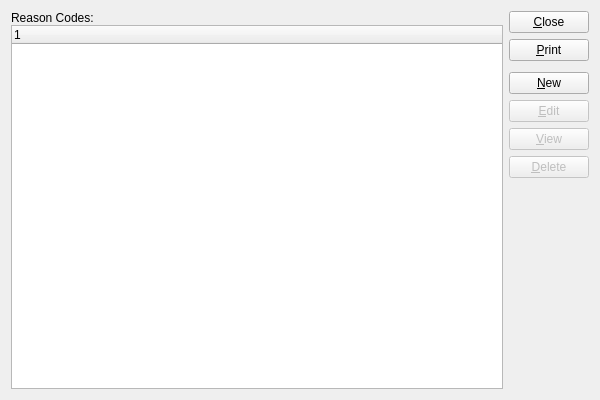
<?xml version="1.0" encoding="UTF-8"?>
<ui version="4.0">
 <comment>This file is part of the xTuple ERP: PostBooks Edition, a free and
open source Enterprise Resource Planning software suite,
Copyright (c) 1999-2011 by OpenMFG LLC, d/b/a xTuple.
It is licensed to you under the Common Public Attribution License
version 1.0, the full text of which (including xTuple-specific Exhibits)
is available at www.xtuple.com/CPAL.  By using this software, you agree
to be bound by its terms.</comment>
 <class>reasonCodes</class>
 <widget class="QWidget" name="reasonCodes">
  <property name="geometry">
   <rect>
    <x>0</x>
    <y>0</y>
    <width>600</width>
    <height>400</height>
   </rect>
  </property>
  <property name="windowTitle">
   <string>List Reason Codes</string>
  </property>
  <layout class="QGridLayout" name="gridLayout">
   <item row="0" column="0">
    <layout class="QVBoxLayout">
     <property name="spacing">
      <number>0</number>
     </property>
     <item>
      <widget class="QLabel" name="_reasonCodeLit">
       <property name="text">
        <string>Reason Codes:</string>
       </property>
      </widget>
     </item>
     <item>
      <widget class="XTreeWidget" name="_rsncode"/>
     </item>
    </layout>
   </item>
   <item row="0" column="1">
    <layout class="QVBoxLayout" name="verticalLayout">
     <item>
      <widget class="QPushButton" name="_close">
       <property name="text">
        <string>&amp;Close</string>
       </property>
      </widget>
     </item>
     <item>
      <widget class="QPushButton" name="_print">
       <property name="text">
        <string>&amp;Print</string>
       </property>
      </widget>
     </item>
     <item>
      <spacer name="verticalSpacer">
       <property name="orientation">
        <enum>Qt::Vertical</enum>
       </property>
       <property name="sizeType">
        <enum>QSizePolicy::Preferred</enum>
       </property>
       <property name="sizeHint" stdset="0">
        <size>
         <width>20</width>
         <height>5</height>
        </size>
       </property>
      </spacer>
     </item>
     <item>
      <widget class="QPushButton" name="_new">
       <property name="text">
        <string>&amp;New</string>
       </property>
      </widget>
     </item>
     <item>
      <widget class="QPushButton" name="_edit">
       <property name="enabled">
        <bool>false</bool>
       </property>
       <property name="text">
        <string>&amp;Edit</string>
       </property>
      </widget>
     </item>
     <item>
      <widget class="QPushButton" name="_view">
       <property name="enabled">
        <bool>false</bool>
       </property>
       <property name="text">
        <string>&amp;View</string>
       </property>
      </widget>
     </item>
     <item>
      <widget class="QPushButton" name="_delete">
       <property name="enabled">
        <bool>false</bool>
       </property>
       <property name="text">
        <string>&amp;Delete</string>
       </property>
      </widget>
     </item>
     <item>
      <spacer name="Spacer34">
       <property name="orientation">
        <enum>Qt::Vertical</enum>
       </property>
       <property name="sizeType">
        <enum>QSizePolicy::Expanding</enum>
       </property>
       <property name="sizeHint" stdset="0">
        <size>
         <width>20</width>
         <height>20</height>
        </size>
       </property>
      </spacer>
     </item>
    </layout>
   </item>
  </layout>
 </widget>
 <layoutdefault spacing="6" margin="11"/>
 <pixmapfunction>qPixmapFromMimeSource</pixmapfunction>
 <customwidgets>
  <customwidget>
   <class>XTreeWidget</class>
   <extends>QTreeWidget</extends>
   <header>xtreewidget.h</header>
  </customwidget>
 </customwidgets>
 <tabstops>
  <tabstop>_rsncode</tabstop>
  <tabstop>_new</tabstop>
  <tabstop>_edit</tabstop>
  <tabstop>_view</tabstop>
  <tabstop>_delete</tabstop>
  <tabstop>_print</tabstop>
  <tabstop>_close</tabstop>
 </tabstops>
 <includes>
  <include location="global">parameter.h</include>
 </includes>
 <resources/>
 <connections>
  <connection>
   <sender>_rsncode</sender>
   <signal>valid(bool)</signal>
   <receiver>_view</receiver>
   <slot>setEnabled(bool)</slot>
   <hints>
    <hint type="sourcelabel">
     <x>20</x>
     <y>20</y>
    </hint>
    <hint type="destinationlabel">
     <x>20</x>
     <y>20</y>
    </hint>
   </hints>
  </connection>
  <connection>
   <sender>_close</sender>
   <signal>clicked()</signal>
   <receiver>reasonCodes</receiver>
   <slot>close()</slot>
   <hints>
    <hint type="sourcelabel">
     <x>20</x>
     <y>20</y>
    </hint>
    <hint type="destinationlabel">
     <x>20</x>
     <y>20</y>
    </hint>
   </hints>
  </connection>
 </connections>
</ui>
